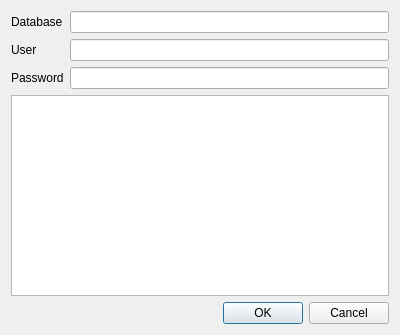
<?xml version="1.0" encoding="UTF-8"?>
<ui version="4.0">
 <class>UserHelperDialog</class>
 <widget class="QDialog" name="UserHelperDialog">
  <property name="geometry">
   <rect>
    <x>0</x>
    <y>0</y>
    <width>400</width>
    <height>335</height>
   </rect>
  </property>
  <property name="windowTitle">
   <string>Dialog</string>
  </property>
  <layout class="QGridLayout" name="gridLayout">
   <item row="0" column="0">
    <widget class="QLabel" name="label">
     <property name="text">
      <string>Database</string>
     </property>
    </widget>
   </item>
   <item row="0" column="1">
    <widget class="QLineEdit" name="database"/>
   </item>
   <item row="1" column="0">
    <widget class="QLabel" name="label_2">
     <property name="text">
      <string>User</string>
     </property>
    </widget>
   </item>
   <item row="1" column="1">
    <widget class="QLineEdit" name="user"/>
   </item>
   <item row="2" column="0">
    <widget class="QLabel" name="label_3">
     <property name="text">
      <string>Password</string>
     </property>
    </widget>
   </item>
   <item row="2" column="1">
    <widget class="QLineEdit" name="password"/>
   </item>
   <item row="3" column="0" colspan="2">
    <widget class="TextEdit" name="query"/>
   </item>
   <item row="4" column="0" colspan="2">
    <widget class="QDialogButtonBox" name="buttonBox">
     <property name="orientation">
      <enum>Qt::Horizontal</enum>
     </property>
     <property name="standardButtons">
      <set>QDialogButtonBox::Cancel|QDialogButtonBox::Ok</set>
     </property>
    </widget>
   </item>
  </layout>
 </widget>
 <customwidgets>
  <customwidget>
   <class>TextEdit</class>
   <extends>QTextEdit</extends>
   <header>textedit.h</header>
  </customwidget>
 </customwidgets>
 <resources/>
 <connections>
  <connection>
   <sender>buttonBox</sender>
   <signal>accepted()</signal>
   <receiver>UserHelperDialog</receiver>
   <slot>accept()</slot>
   <hints>
    <hint type="sourcelabel">
     <x>248</x>
     <y>254</y>
    </hint>
    <hint type="destinationlabel">
     <x>157</x>
     <y>274</y>
    </hint>
   </hints>
  </connection>
  <connection>
   <sender>buttonBox</sender>
   <signal>rejected()</signal>
   <receiver>UserHelperDialog</receiver>
   <slot>reject()</slot>
   <hints>
    <hint type="sourcelabel">
     <x>316</x>
     <y>260</y>
    </hint>
    <hint type="destinationlabel">
     <x>286</x>
     <y>274</y>
    </hint>
   </hints>
  </connection>
 </connections>
</ui>
